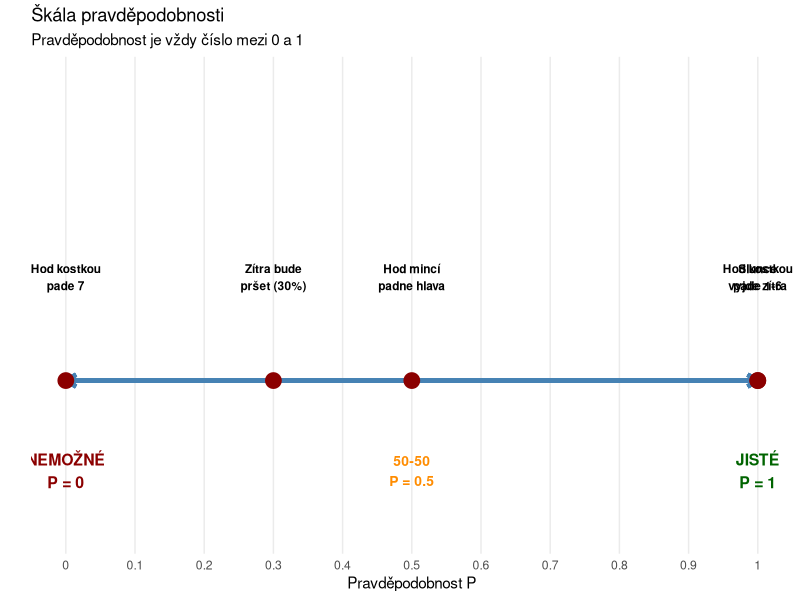

R code for this plot:
## ---- chunk 1
#| label: fig-probability-scale
#| fig-cap: "Škála pravděpodobnosti od 0 (nemožné) do 1 (jisté)"
#| warning: false

library(ggplot2)

# Vytvoření dat pro škálu
events <- data.frame(
  event = c("Hod kostkou\npade 7", "Zítra bude\npršet (30%)",
            "Hod mincí\npadne hlava", "Hod kostkou\npade 1-6", "Slunce\nvyjde zítra"),
  probability = c(0, 0.3, 0.5, 1, 1),
  y = c(1, 1, 1, 1, 1),
  label_pos = c(1.3, 1.3, 1.3, 1.3, 1.3)
)

ggplot(events, aes(x = probability, y = y)) +
  geom_segment(aes(x = 0, xend = 1, y = 1, yend = 1),
               arrow = arrow(length = unit(0.3, "cm"), ends = "both"),
               size = 1.5, color = "steelblue") +
  geom_point(size = 5, color = "darkred") +
  geom_text(aes(x = probability, y = label_pos, label = event),
            size = 3, fontface = "bold", vjust = 0) +
  annotate("text", x = 0, y = 0.7, label = "NEMOŽNÉ\nP = 0",
           fontface = "bold", color = "darkred", size = 4) +
  annotate("text", x = 1, y = 0.7, label = "JISTÉ\nP = 1",
           fontface = "bold", color = "darkgreen", size = 4) +
  annotate("text", x = 0.5, y = 0.7, label = "50-50\nP = 0.5",
           fontface = "bold", color = "darkorange", size = 3.5) +
  scale_x_continuous(breaks = seq(0, 1, 0.1),
                     labels = seq(0, 1, 0.1)) +
  labs(
    title = "Škála pravděpodobnosti",
    subtitle = "Pravděpodobnost je vždy číslo mezi 0 a 1",
    x = "Pravděpodobnost P",
    y = ""
  ) +
  theme_minimal() +
  theme(
    axis.text.y = element_blank(),
    axis.ticks.y = element_blank(),
    panel.grid.major.y = element_blank(),
    panel.grid.minor = element_blank()
  ) +
  ylim(0.5, 2)
